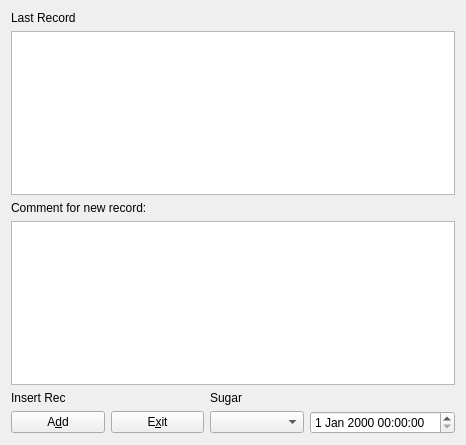
<?xml version="1.0" encoding="UTF-8"?>
<ui version="4.0">
 <class>Sugar</class>
 <widget class="QWidget" name="Sugar">
  <property name="geometry">
   <rect>
    <x>0</x>
    <y>0</y>
    <width>466</width>
    <height>445</height>
   </rect>
  </property>
  <property name="windowTitle">
   <string>Form</string>
  </property>
  <layout class="QGridLayout" name="gridLayout">
   <item row="0" column="0">
    <widget class="QLabel" name="lblLastRec">
     <property name="text">
      <string>Last Record</string>
     </property>
    </widget>
   </item>
   <item row="1" column="0" colspan="4">
    <widget class="QTableView" name="tblViewRec"/>
   </item>
   <item row="2" column="0" colspan="3">
    <widget class="QLabel" name="lblComment">
     <property name="text">
      <string>Comment for new record:</string>
     </property>
    </widget>
   </item>
   <item row="3" column="0" colspan="4">
    <widget class="QPlainTextEdit" name="txtComment">
     <property name="plainText">
      <string/>
     </property>
    </widget>
   </item>
   <item row="4" column="0">
    <widget class="QLabel" name="lblInsert">
     <property name="text">
      <string>Insert Rec</string>
     </property>
    </widget>
   </item>
   <item row="4" column="2">
    <widget class="QLabel" name="lblSugar">
     <property name="text">
      <string>Sugar</string>
     </property>
    </widget>
   </item>
   <item row="5" column="0">
    <widget class="QPushButton" name="btnInsert">
     <property name="text">
      <string>A&amp;dd</string>
     </property>
    </widget>
   </item>
   <item row="5" column="1">
    <widget class="QPushButton" name="btnExit">
     <property name="text">
      <string>E&amp;xit</string>
     </property>
    </widget>
   </item>
   <item row="5" column="2">
    <widget class="QComboBox" name="sugarCombo"/>
   </item>
   <item row="5" column="3">
    <widget class="QDateTimeEdit" name="dateTimeEdit"/>
   </item>
  </layout>
 </widget>
 <resources/>
 <connections/>
</ui>
